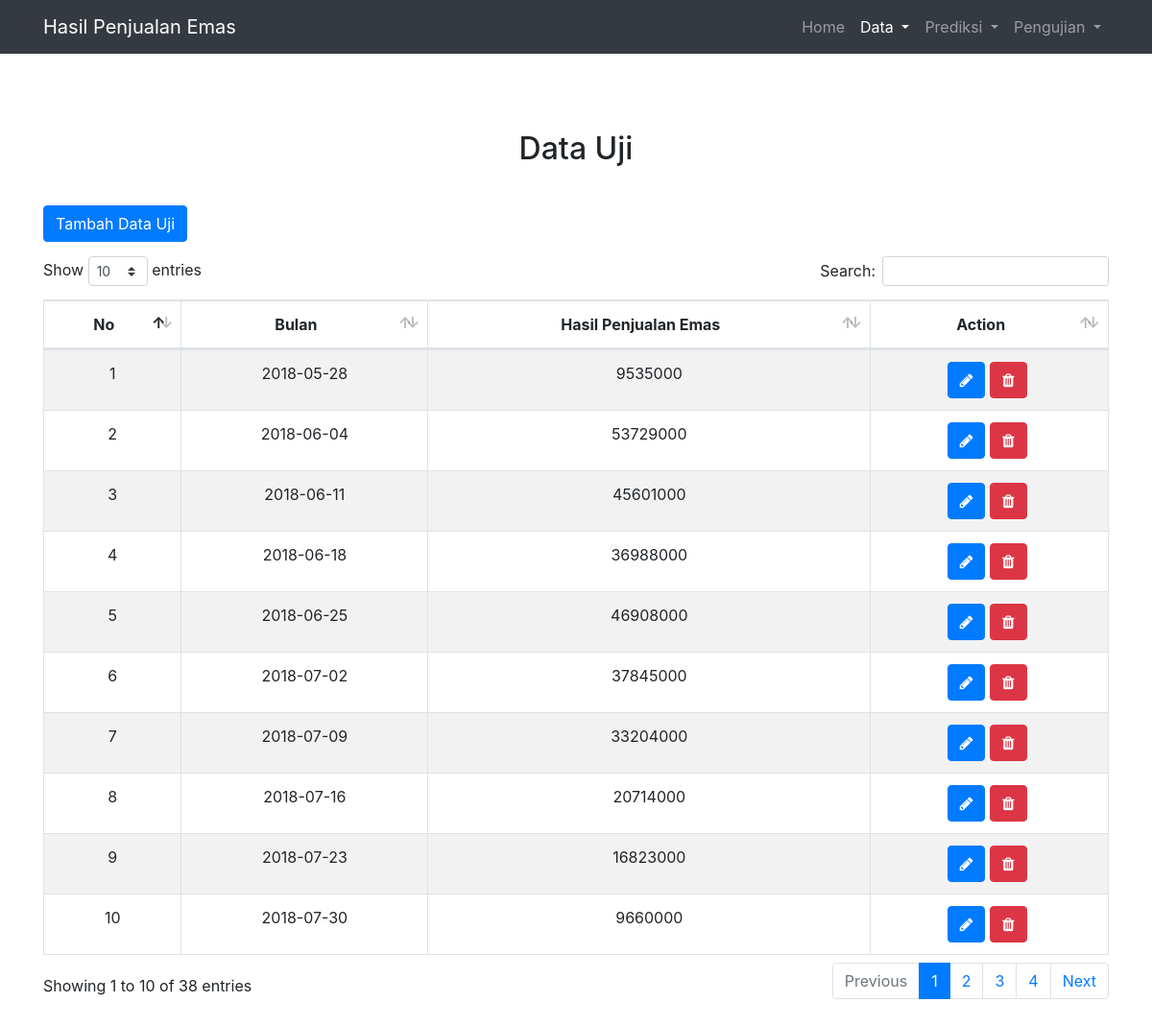
Page /?page=dataUji on the committed database.
### tables this page shows
CREATE TABLE `datauji` (
  `id` int(11) NOT NULL,
  `tgl` date NOT NULL,
  `hasil_penjualan` double NOT NULL,
  `bulan` varchar(25) NOT NULL
);

### index.php (called while the page is built, shortened)
<?php
include 'db.php';
include "view/base.php";
?>

### db.php (called while the page is built, shortened)
<?php
class db{
    private $conn;
    private $host;
    private $user;
    private $password;
    function __construct() {
        $this->conn = false;
        $this->host = 'localhost';
        $this->user = 'root';
        $this->password = '';
        $this->db = 'exponential_smoothing';
    }
    function connect() {
        if (!$this->conn) {
            $this->conn = mysqli_connect($this->host, $this->user, $this->password,$this->db);
        }
        return $this->conn;
    }
    function getDataUji(){
        $query="select * from dataUji";
        $result = $this->conn->query($query);
        $dataUji=[];
        if ($result->num_rows >= 0) {
            while($row = $result->fetch_assoc()) {
                array_push($dataUji,$row);
            }
        }
        return $dataUji;
    }
}
?>

### view/dataUji.php (the view, shortened to what this page needs)
<div class="container-dalam">
    <h2>Data Uji</h2>
    <button type="button" class=" m-b-15 btn btn-primary" data-toggle="modal" data-target="#modalTambah">Tambah Data Uji</button>
    <table id="table_dataLatih" class="table table-striped table-bordered">
        <thead>
            <tr style="text-align:center">
                <th>No</th>
                <th>Bulan</th>
                <th>Hasil Penjualan Emas</th>
                <th>Action</th>
            </tr>
        </thead>
        <tbody>
            <?php
            $datauji=$db->getDataUji();
            for ($i =0; $i<count($datauji);$i++){?>
            <tr style="text-align:center">
                <td><?php echo($i+1); ?></td>
                <td><?php echo($datauji[$i]['tgl']); ?></td>
                <td><?php echo($datauji[$i]['hasil_penjualan']); ?></td>
                <td>
                    <button class="btn btn-primary" data-toggle="modal" data-target="#exampleModal"
                            data-tgl="<?php echo($datauji[$i]['tgl']) ?>"
                            data-penjualan="<?php echo($datauji[$i]['hasil_penjualan']) ?>"
                            data-id="<?php echo($datauji[$i]['id']) ?>"
                            data-url="?page=dataUji&&edit=<?php echo ($datauji[$i]['id'])?>">
                        <span class="fa fa-pencil" aria-hidden="true"></span>
                    </button>
                    <button class="btn btn-danger m-r-5" data-toggle="modal" data-target="#modalHapus"
                            data-url="?page=dataUji&&delete=<?php echo ($datauji[$i]['id'])?>"
                            data-id="<?php echo $datauji[$i]['id'] ?>" >
                            <span class="fa fa-trash" aria-hidden="true"></span>
                    </button>
                </td>
            </tr>
            <?php
            }
            ?>
        </tbody>
    </table>
</div>

### assets/css/custom.css (style rules this page uses)
.container-dalam { margin:80px 0; }
.container-dalam h2 { text-align: center; margin-bottom: 40px; }
.m-r-5 { margin-right: 5px; }
.m-b-15 { margin-bottom: 15px; }

### rows in the picture
datauji: tgl "2018-05-28", hasil_penjualan "9535000"
datauji: tgl "2018-06-04", hasil_penjualan "53729000"
datauji: tgl "2018-06-11", hasil_penjualan "45601000"
datauji: tgl "2018-06-18", hasil_penjualan "36988000"
datauji: tgl "2018-06-25", hasil_penjualan "46908000"
datauji: tgl "2018-07-02", hasil_penjualan "37845000"
datauji: tgl "2018-07-09", hasil_penjualan "33204000"
datauji: tgl "2018-07-16", hasil_penjualan "20714000"
datauji: tgl "2018-07-23", hasil_penjualan "16823000"
datauji: tgl "2018-07-30", hasil_penjualan "9660000"
